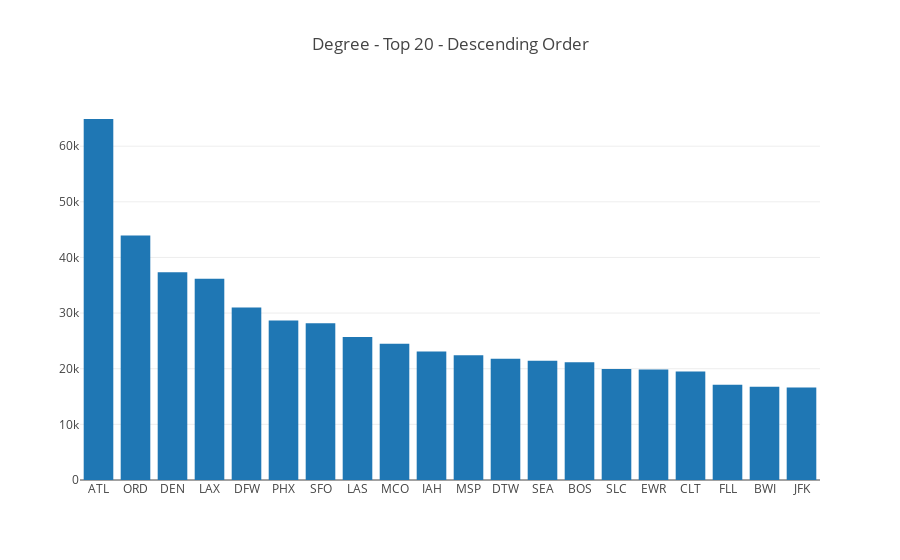

Notebook code for this chart:
### Code cell
data = [go.Bar(x=df.id, y=df.degree)]
layout = go.Layout(title='Degree - Top 20 - Descending Order',)
fig = go.Figure(data=data, layout=layout)
iplot(fig, filename='basic_bar1')

### Figure 1 — Plotly figure (JSON) as saved in the notebook; plotly's stock layout.template omitted (floating-point values rounded to 4 significant figures)
{"data": [{"type": "bar", "x": ["ATL", "ORD", "DEN", "LAX", "DFW", "PHX", "SFO", "LAS", "MCO", "IAH", "MSP", "DTW", "SEA", "BOS", "SLC", "EWR", "CLT", "FLL", "BWI", "JFK"], "y": [64887, 43960, 37329, 36152, 30989, 28667, 28175, 25708, 24483, 23093, 22427, 21804, 21429, 21184, 19953, 19841, 19483, 17099, 16739, 16624]}], "layout": {"title": "Degree - Top 20 - Descending Order"}}
